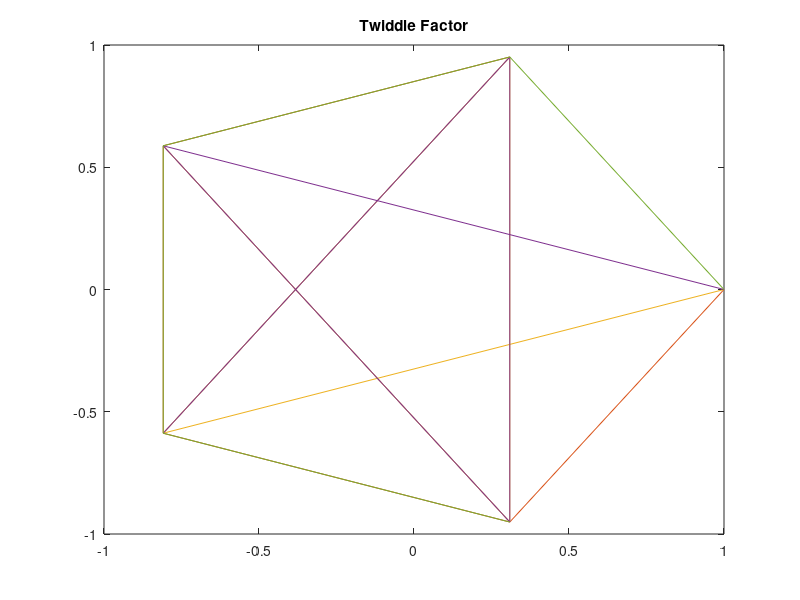

Source code (MATLAB):
clc;
clear all;
close all;

N=input('Enter the No. of Points : ');

for k=0:N-1
    for n=0:N-1
        W(k+1,n+1)=exp((-1j*2*pi*k*n)/N);
    end
end

disp('Twiddle Factor is .. ')
disp(W)
plot(W)
title('Twiddle Factor')